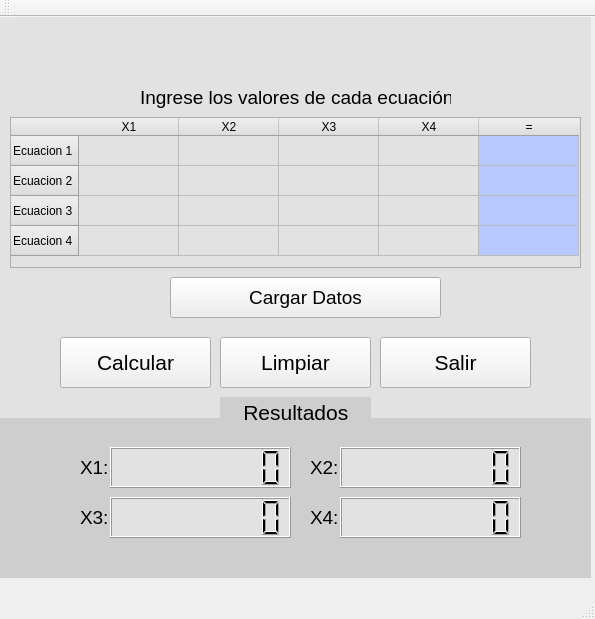
<?xml version="1.0" encoding="UTF-8"?>
<ui version="4.0">
 <class>Gausss</class>
 <widget class="QMainWindow" name="Gausss">
  <property name="geometry">
   <rect>
    <x>0</x>
    <y>0</y>
    <width>595</width>
    <height>619</height>
   </rect>
  </property>
  <property name="windowTitle">
   <string>Gausss</string>
  </property>
  <widget class="QWidget" name="centralWidget">
   <widget class="QLabel" name="label">
    <property name="geometry">
     <rect>
      <x>80</x>
      <y>440</y>
      <width>31</width>
      <height>21</height>
     </rect>
    </property>
    <property name="font">
     <font>
      <pointsize>14</pointsize>
     </font>
    </property>
    <property name="text">
     <string>X1:</string>
    </property>
   </widget>
   <widget class="QPushButton" name="Limpia">
    <property name="geometry">
     <rect>
      <x>220</x>
      <y>320</y>
      <width>151</width>
      <height>51</height>
     </rect>
    </property>
    <property name="font">
     <font>
      <pointsize>16</pointsize>
     </font>
    </property>
    <property name="text">
     <string>Limpiar</string>
    </property>
   </widget>
   <widget class="QLabel" name="label_3">
    <property name="geometry">
     <rect>
      <x>80</x>
      <y>490</y>
      <width>31</width>
      <height>21</height>
     </rect>
    </property>
    <property name="font">
     <font>
      <pointsize>14</pointsize>
     </font>
    </property>
    <property name="text">
     <string>X3:</string>
    </property>
   </widget>
   <widget class="QLCDNumber" name="show3">
    <property name="geometry">
     <rect>
      <x>110</x>
      <y>480</y>
      <width>181</width>
      <height>41</height>
     </rect>
    </property>
    <property name="styleSheet">
     <string notr="true">background-color: rgb(226, 226, 226);</string>
    </property>
    <property name="digitCount">
     <number>8</number>
    </property>
   </widget>
   <widget class="QPushButton" name="Sale">
    <property name="geometry">
     <rect>
      <x>380</x>
      <y>320</y>
      <width>151</width>
      <height>51</height>
     </rect>
    </property>
    <property name="font">
     <font>
      <pointsize>16</pointsize>
     </font>
    </property>
    <property name="text">
     <string>Salir</string>
    </property>
   </widget>
   <widget class="QTableWidget" name="Tabla">
    <property name="geometry">
     <rect>
      <x>10</x>
      <y>100</y>
      <width>571</width>
      <height>151</height>
     </rect>
    </property>
    <property name="styleSheet">
     <string notr="true">background-color: rgb(226, 226, 226);</string>
    </property>
    <row>
     <property name="text">
      <string>Ecuacion 1</string>
     </property>
    </row>
    <row>
     <property name="text">
      <string>Ecuacion 2</string>
     </property>
    </row>
    <row>
     <property name="text">
      <string>Ecuacion 3</string>
     </property>
    </row>
    <row>
     <property name="text">
      <string>Ecuacion 4</string>
     </property>
    </row>
    <column>
     <property name="text">
      <string>X1</string>
     </property>
    </column>
    <column>
     <property name="text">
      <string>X2</string>
     </property>
    </column>
    <column>
     <property name="text">
      <string>X3</string>
     </property>
    </column>
    <column>
     <property name="text">
      <string>X4</string>
     </property>
    </column>
    <column>
     <property name="text">
      <string>=</string>
     </property>
    </column>
    <item row="0" column="0">
     <property name="text">
      <string/>
     </property>
     <property name="font">
      <font>
       <pointsize>10</pointsize>
      </font>
     </property>
    </item>
    <item row="0" column="1">
     <property name="text">
      <string/>
     </property>
    </item>
    <item row="0" column="4">
     <property name="text">
      <string/>
     </property>
     <property name="background">
      <brush brushstyle="SolidPattern">
       <color alpha="255">
        <red>184</red>
        <green>201</green>
        <blue>255</blue>
       </color>
      </brush>
     </property>
    </item>
    <item row="1" column="4">
     <property name="text">
      <string/>
     </property>
     <property name="background">
      <brush brushstyle="SolidPattern">
       <color alpha="255">
        <red>184</red>
        <green>201</green>
        <blue>255</blue>
       </color>
      </brush>
     </property>
    </item>
    <item row="2" column="4">
     <property name="text">
      <string/>
     </property>
     <property name="background">
      <brush brushstyle="SolidPattern">
       <color alpha="255">
        <red>184</red>
        <green>201</green>
        <blue>255</blue>
       </color>
      </brush>
     </property>
    </item>
    <item row="3" column="4">
     <property name="text">
      <string/>
     </property>
     <property name="background">
      <brush brushstyle="SolidPattern">
       <color alpha="255">
        <red>184</red>
        <green>201</green>
        <blue>255</blue>
       </color>
      </brush>
     </property>
    </item>
   </widget>
   <widget class="QPushButton" name="Inicia">
    <property name="geometry">
     <rect>
      <x>60</x>
      <y>320</y>
      <width>151</width>
      <height>51</height>
     </rect>
    </property>
    <property name="font">
     <font>
      <pointsize>16</pointsize>
     </font>
    </property>
    <property name="text">
     <string>Calcular</string>
    </property>
   </widget>
   <widget class="QLCDNumber" name="show2">
    <property name="geometry">
     <rect>
      <x>340</x>
      <y>430</y>
      <width>181</width>
      <height>41</height>
     </rect>
    </property>
    <property name="styleSheet">
     <string notr="true">background-color: rgb(226, 226, 226);</string>
    </property>
    <property name="digitCount">
     <number>8</number>
    </property>
   </widget>
   <widget class="QLCDNumber" name="show1">
    <property name="geometry">
     <rect>
      <x>110</x>
      <y>430</y>
      <width>181</width>
      <height>41</height>
     </rect>
    </property>
    <property name="styleSheet">
     <string notr="true">background-color: rgb(226, 226, 226);</string>
    </property>
    <property name="digitCount">
     <number>8</number>
    </property>
   </widget>
   <widget class="QPushButton" name="Guarda">
    <property name="geometry">
     <rect>
      <x>170</x>
      <y>260</y>
      <width>271</width>
      <height>41</height>
     </rect>
    </property>
    <property name="font">
     <font>
      <pointsize>14</pointsize>
     </font>
    </property>
    <property name="text">
     <string>Cargar Datos</string>
    </property>
   </widget>
   <widget class="QLabel" name="label_4">
    <property name="geometry">
     <rect>
      <x>310</x>
      <y>490</y>
      <width>31</width>
      <height>21</height>
     </rect>
    </property>
    <property name="font">
     <font>
      <pointsize>14</pointsize>
     </font>
    </property>
    <property name="text">
     <string>X4:</string>
    </property>
   </widget>
   <widget class="QLabel" name="label_2">
    <property name="geometry">
     <rect>
      <x>310</x>
      <y>440</y>
      <width>31</width>
      <height>21</height>
     </rect>
    </property>
    <property name="font">
     <font>
      <pointsize>14</pointsize>
     </font>
    </property>
    <property name="text">
     <string>X2:</string>
    </property>
   </widget>
   <widget class="QLabel" name="label_5">
    <property name="geometry">
     <rect>
      <x>140</x>
      <y>60</y>
      <width>311</width>
      <height>41</height>
     </rect>
    </property>
    <property name="font">
     <font>
      <pointsize>14</pointsize>
     </font>
    </property>
    <property name="text">
     <string>Ingrese los valores de cada ecuación</string>
    </property>
   </widget>
   <widget class="QLCDNumber" name="show4">
    <property name="geometry">
     <rect>
      <x>340</x>
      <y>480</y>
      <width>181</width>
      <height>41</height>
     </rect>
    </property>
    <property name="styleSheet">
     <string notr="true">background-color: rgb(226, 226, 226);</string>
    </property>
    <property name="digitCount">
     <number>8</number>
    </property>
   </widget>
   <widget class="QLabel" name="label_6">
    <property name="geometry">
     <rect>
      <x>0</x>
      <y>0</y>
      <width>591</width>
      <height>401</height>
     </rect>
    </property>
    <property name="styleSheet">
     <string notr="true">background-color: rgb(226, 226, 226);</string>
    </property>
    <property name="text">
     <string/>
    </property>
   </widget>
   <widget class="QLabel" name="label_7">
    <property name="geometry">
     <rect>
      <x>220</x>
      <y>380</y>
      <width>151</width>
      <height>31</height>
     </rect>
    </property>
    <property name="font">
     <font>
      <pointsize>16</pointsize>
     </font>
    </property>
    <property name="styleSheet">
     <string notr="true">background-color: rgb(206, 206, 206);</string>
    </property>
    <property name="text">
     <string>    Resultados</string>
    </property>
   </widget>
   <widget class="QLabel" name="label_8">
    <property name="geometry">
     <rect>
      <x>0</x>
      <y>390</y>
      <width>591</width>
      <height>171</height>
     </rect>
    </property>
    <property name="styleSheet">
     <string notr="true">background-color: rgb(206, 206, 206);</string>
    </property>
    <property name="text">
     <string/>
    </property>
   </widget>
   <zorder>label_8</zorder>
   <zorder>label_6</zorder>
   <zorder>label</zorder>
   <zorder>Limpia</zorder>
   <zorder>label_3</zorder>
   <zorder>show3</zorder>
   <zorder>Sale</zorder>
   <zorder>Tabla</zorder>
   <zorder>Inicia</zorder>
   <zorder>show2</zorder>
   <zorder>show1</zorder>
   <zorder>Guarda</zorder>
   <zorder>label_4</zorder>
   <zorder>label_2</zorder>
   <zorder>label_5</zorder>
   <zorder>show4</zorder>
   <zorder>label_7</zorder>
  </widget>
  <widget class="QMenuBar" name="menuBar">
   <property name="geometry">
    <rect>
     <x>0</x>
     <y>0</y>
     <width>595</width>
     <height>21</height>
    </rect>
   </property>
  </widget>
  <widget class="QToolBar" name="mainToolBar">
   <attribute name="toolBarArea">
    <enum>TopToolBarArea</enum>
   </attribute>
   <attribute name="toolBarBreak">
    <bool>false</bool>
   </attribute>
  </widget>
  <widget class="QStatusBar" name="statusBar"/>
 </widget>
 <layoutdefault spacing="6" margin="11"/>
 <resources/>
 <connections>
  <connection>
   <sender>Sale</sender>
   <signal>clicked()</signal>
   <receiver>Gausss</receiver>
   <slot>close()</slot>
   <hints>
    <hint type="sourcelabel">
     <x>501</x>
     <y>367</y>
    </hint>
    <hint type="destinationlabel">
     <x>570</x>
     <y>385</y>
    </hint>
   </hints>
  </connection>
 </connections>
</ui>
